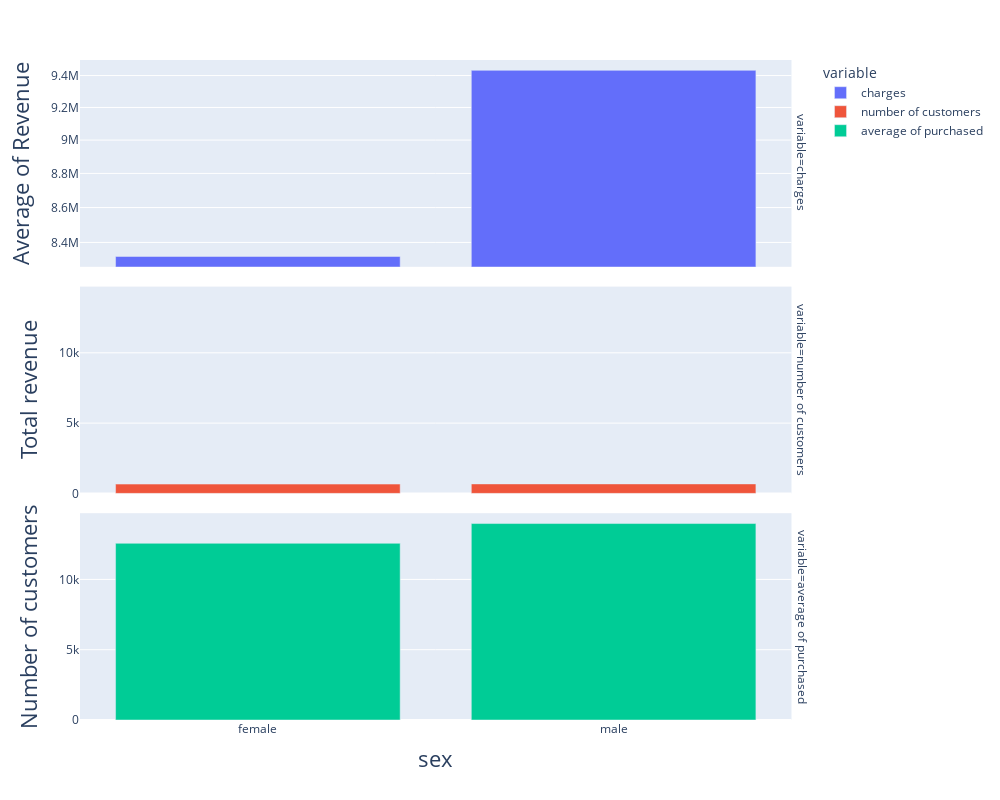

The cell this chart's notebook holds for it:
### Markdown cell above
There exists a notable discrepancy between the payment values of male and female customers.

### Code cell
fig = px.bar(gender_base,
             x=gender_base.index,
             y=["charges", "number of customers", "average of purchased"],
             facet_row="variable",
             height=800,
             width=1000,
             )

fig.update_yaxes(type="log", row=3, col=1)
fig.update_yaxes(title="Total revenue", row=2, col=1)
fig.update_yaxes(title="Number of customers", row=1, col=1)
fig.update_yaxes(title="Average of Revenue", row=3, col=1)

fig.update_xaxes(title_font=dict(size=22))  # Change x-axis label font size for all subplots
fig.update_yaxes(title_font=dict(size=22))  # Change y-axis label font size for all subplots

fig.update_layout(
    title_font=dict(size=24),  # Change title font size
)

fig.show()

### Figure 1 — Plotly figure (JSON) as saved in the notebook; plotly's stock layout.template omitted (floating-point values rounded to 4 significant figures)
{"data": [{"alignmentgroup": "True", "hovertemplate": "variable=charges<br>sex=%{x}<br>value=%{y}<extra></extra>", "legendgroup": "charges", "marker": {"color": "#636efa", "pattern": {"shape": ""}}, "name": "charges", "offsetgroup": "charges", "orientation": "v", "showlegend": true, "textposition": "auto", "type": "bar", "x": ["female", "male"], "xaxis": "x3", "y": [8321000.0, 9433000.0], "yaxis": "y3"}, {"alignmentgroup": "True", "hovertemplate": "variable=number of customers<br>sex=%{x}<br>value=%{y}<extra></extra>", "legendgroup": "number of customers", "marker": {"color": "#EF553B", "pattern": {"shape": ""}}, "name": "number of customers", "offsetgroup": "number of customers", "orientation": "v", "showlegend": true, "textposition": "auto", "type": "bar", "x": ["female", "male"], "xaxis": "x2", "y": [662, 675], "yaxis": "y2"}, {"alignmentgroup": "True", "hovertemplate": "variable=average of purchased<br>sex=%{x}<br>value=%{y}<extra></extra>", "legendgroup": "average of purchased", "marker": {"color": "#00cc96", "pattern": {"shape": ""}}, "name": "average of purchased", "offsetgroup": "average of purchased", "orientation": "v", "showlegend": true, "textposition": "auto", "type": "bar", "x": ["female", "male"], "xaxis": "x", "y": [12570.0, 13970.0], "yaxis": "y"}], "layout": {"annotations": [{"font": {}, "showarrow": false, "text": "variable=average of purchased", "textangle": 90, "x": 0.98, "xanchor": "left", "xref": "paper", "y": 0.1567, "yanchor": "middle", "yref": "paper"}, {"font": {}, "showarrow": false, "text": "variable=number of customers", "textangle": 90, "x": 0.98, "xanchor": "left", "xref": "paper", "y": 0.5, "yanchor": "middle", "yref": "paper"}, {"font": {}, "showarrow": false, "text": "variable=charges", "textangle": 90, "x": 0.98, "xanchor": "left", "xref": "paper", "y": 0.8433, "yanchor": "middle", "yref": "paper"}], "barmode": "relative", "height": 800, "legend": {"title": {"text": "variable"}, "tracegroupgap": 0}, "margin": {"t": 60}, "title": {"font": {"size": 24}}, "width": 1000, "xaxis": {"anchor": "y", "domain": [0, 0.98], "title": {"font": {"size": 22}, "text": "sex"}}, "xaxis2": {"anchor": "y2", "domain": [0, 0.98], "matches": "x", "showticklabels": false, "title": {"font": {"size": 22}}}, "xaxis3": {"anchor": "y3", "domain": [0, 0.98], "matches": "x", "showticklabels": false, "title": {"font": {"size": 22}}}, "yaxis": {"anchor": "x", "domain": [0, 0.3133], "title": {"font": {"size": 22}, "text": "Number of customers"}}, "yaxis2": {"anchor": "x2", "domain": [0.3433, 0.6567], "matches": "y", "title": {"font": {"size": 22}, "text": "Total revenue"}}, "yaxis3": {"anchor": "x3", "domain": [0.6867, 1.0], "matches": "y", "title": {"font": {"size": 22}, "text": "Average of Revenue"}, "type": "log"}}}
